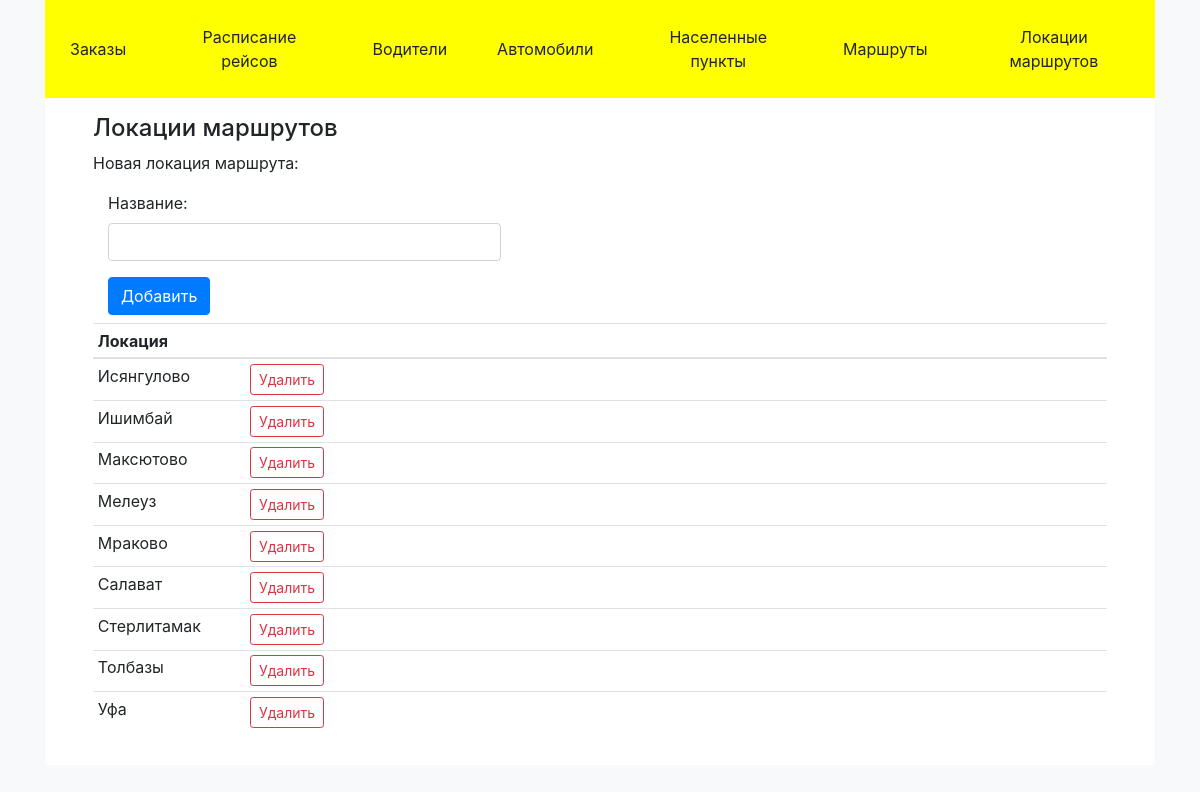
The app's page /areas with its own data.
### main/models.py (models this page shows, shortened)
class Area(models.Model):
    name = models.CharField(max_length=50, blank=False, unique=True)
    class Meta:
        verbose_name_plural = 'Локации маршрута'

### main/views/areas.py (the view)
# urls.py: path('areas', views.areas.areas),
def areas(request):
    areas = Area.objects.all().order_by('name')
    form = AreaForm()
    dic = {
        'form': form,
        'areas': areas,
        'title': 'Локации маршрутов',
    }
    return render(request, 'main/areas.html', dic)

### main/forms.py
class AreaForm(forms.Form):
    name = forms.CharField(
        label='Название',
        max_length=50,
        widget=forms.TextInput(attrs={
            "class": "form-control",
        }),
    )
    required_css_class = rcc
    class Meta:
        model = Area
        exclude = []

### main/templates/main/areas.html (shortened to what this page needs)
{% extends 'main/base.html' %}
{% block content %}
<div>
    <div>Новая локация маршрута:</div>
    <form method="post" action="area/add" class="mb-2 col-md-5">
        {{ form }}
        <div class="">
            <input type="submit"  value='Добавить'
                   class="btn btn-primary mt-3 justify-content-end"/>
        </div>
    </form>
    <table class="table table-sm table-hover" width="50%">
        <thead>
        <tr>
            <th class="" width="15%">
                Локация
            </th>
            <th class="">
            </th>
        </tr>
        </thead>
        <tbody>
            {% for area in areas %}
                <tr>
                    <td>{{ area.name }}</td>
                    <td>
                        <form method="post" action="area/delete/{{area.id}}" class="">
                            <input type="submit"  value='Удалить'
                                   class="btn btn-sm btn-outline-danger justify-content-end"/>
                        </form>
                    </td>
                </tr>
            {% endfor %}
        </tbody>
    </table>
</div>
{% endblock %}

### records on screen
Area: name "Исянгулово"
Area: name "Ишимбай"
Area: name "Максютово"
Area: name "Мелеуз"
Area: name "Мраково"
Area: name "Салават"
Area: name "Стерлитамак"
Area: name "Толбазы"
Area: name "Уфа"

### other values on screen
{{ title }} "Локации маршрутов"
